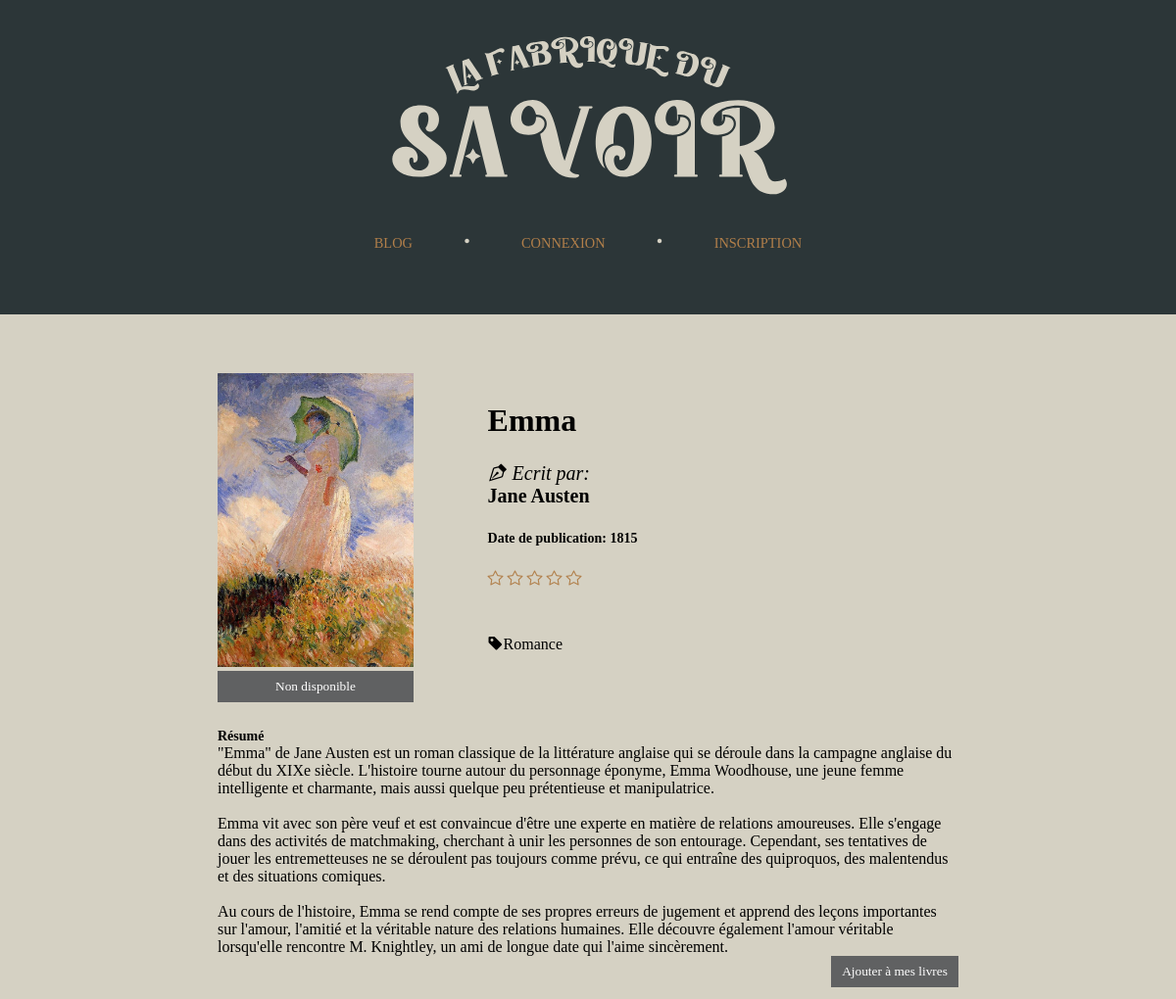
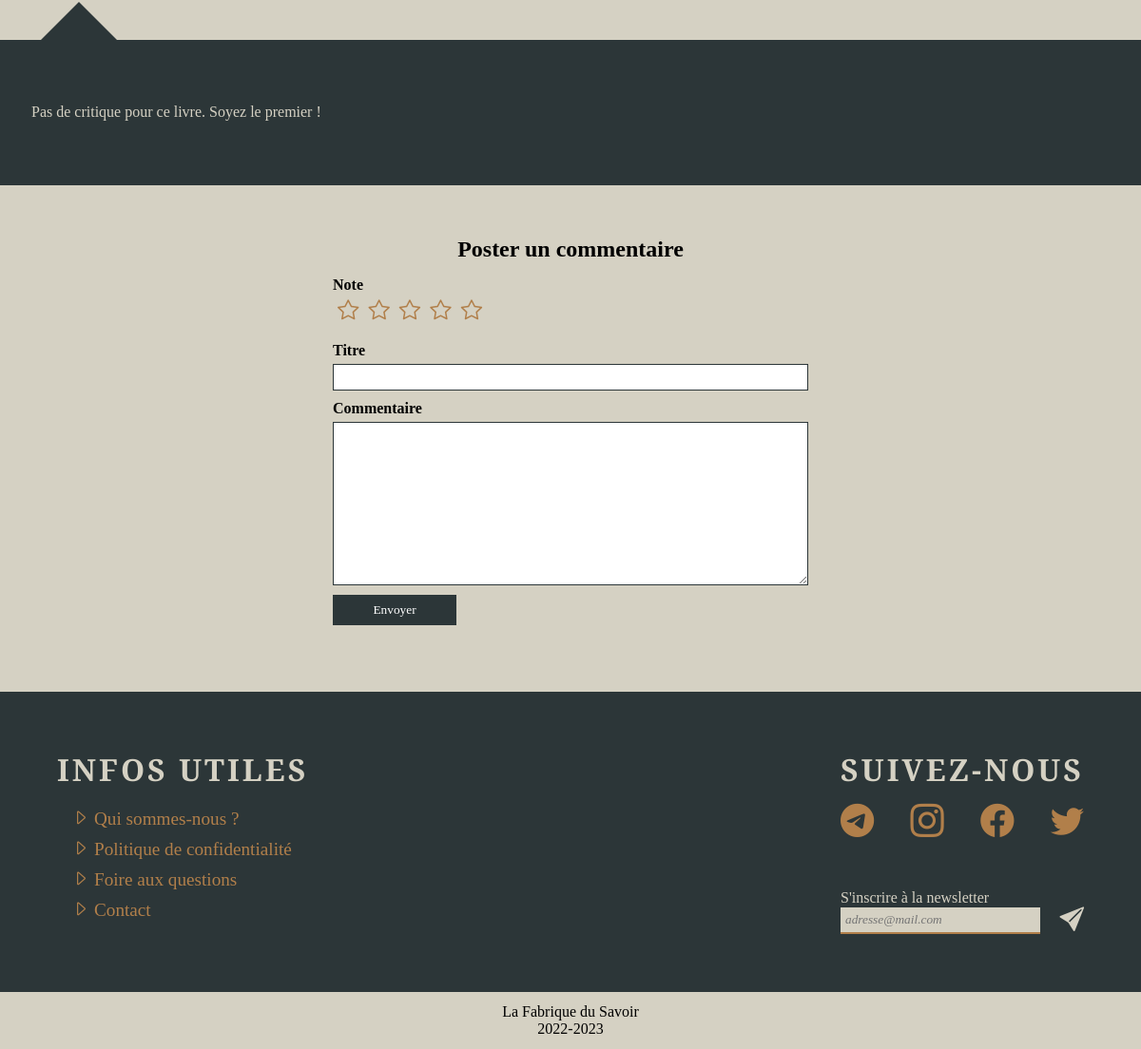
Screenshot of /controller/controller.pages.php?page=view.bookdetails&id=110 with the database file from the repository (2 pictures, top to bottom).
### tables this page shows
CREATE TABLE `possess_images` (
  `id_possess` int(11) NOT NULL,
  `id_user` int(11) DEFAULT NULL,
  `id_image` varchar(250) DEFAULT NULL,
  `id_book` int(11) DEFAULT NULL,
  `id_post` int(11) DEFAULT NULL
);

CREATE TABLE `books` (
  `id_book` int(11) NOT NULL,
  `title_book` varchar(50) NOT NULL,
  `publication_date_book` date NOT NULL,
  `pdf_book` varchar(100) DEFAULT NULL,
  `pages_book` int(11) DEFAULT NULL,
  `summary_book` text DEFAULT NULL
);

CREATE TABLE `authors` (
  `id_author` int(11) NOT NULL,
  `first_name_author` varchar(50) DEFAULT NULL,
  `last_name_author` varchar(50) NOT NULL,
  `date_birth_author` date NOT NULL,
  `date_death_author` date DEFAULT NULL,
  `biography_author` text DEFAULT NULL
);

CREATE TABLE `genres` (
  `id_genre` int(11) NOT NULL,
  `name_genre` varchar(50) NOT NULL
);

### controller/controller.bookdetails.php (called while the page is built, shortened)
<?php
$id = $_GET['id'];
$book = select_book_id($bdd, $id);
$author = select_author_id($bdd, $id);
$genre = select_genre_id($bdd, $id);
$pdfFile = $book['pdf_book'];
if(file_exists("../assets/pdf/$pdfFile.pdf")){
    $pdfExist = true;
}else{
    $pdfExist = false;
}
$exist_reviews = select_exist_review($bdd, $id);
$moy_review = select_moy_review_book($bdd, $id);
$moy_review = round($moy_review['moy'], 0);

### model/model.select.php (called while the page is built, shortened)
<?php
function select_book_id($bdd, $input){
    $stmt = $bdd->prepare(" SELECT id_book, title_book, YEAR(publication_date_book) as date, summary_book, pdf_book
                            FROM books
                            WHERE id_book = :id
                            ");
    $stmt->execute(array(
        "id"=> $input
    ));
    return $stmt->fetch();
}
function select_author_id($bdd, $input){
    $stmt = $bdd->prepare(" SELECT authors.first_name_author as firstname, authors.last_name_author as lastname
                            FROM books
                            JOIN book_author
                            ON books.id_book = book_author.id_book
                            JOIN authors
                            ON book_author.id_author = authors.id_author
                            WHERE books.id_book = :id
                            ");
    $stmt->execute(array(
        "id"=> $input
    ));
    return $stmt->fetchAll();
}
function select_genre_id($bdd, $input){
    $stmt = $bdd->prepare(" SELECT genres.name_genre as genre
                            FROM books
                            JOIN book_genre
                            ON books.id_book = book_genre.id_book
                            JOIN genres
                            ON book_genre.id_genre = genres.id_genre
                            WHERE books.id_book = :id
                            ");
    $stmt->execute(array(
        "id"=> $input
    ));
    return $stmt->fetchAll();
}
function select_exist_review($bdd, $idBook){
    $stmt = $bdd->prepare("SELECT COUNT(*) FROM reviews WHERE id_book = :idBook");
    $stmt->execute(array(
        'idBook' => $idBook,
    ));
    $stmt = $stmt->fetchColumn();
    return $stmt>0;
}
function select_moy_review_book($bdd, $idBook){
    $stmt = $bdd->prepare(" SELECT SUM(rating_review) / COUNT(rating_review) as moy
                            FROM reviews
                            WHERE id_book = :idBook
                            AND visibility_review = 1");
    $stmt->execute(array(
        "idBook" => $idBook,
    ));
    return $stmt->fetch();
}
function select_exist_book_cover($bdd, $idBook){
    $stmt = $bdd->prepare("SELECT COUNT(*) FROM possess_images WHERE id_book = :idBook ");
    $stmt->execute(array(
        "idBook" => $idBook
    ));
    $stmt = $stmt->fetchColumn();
    return $stmt>0;
}
function select_cover_from_book($bdd, $idBook){
    $stmt = $bdd->prepare(" SELECT id_image
                            FROM possess_images
                            WHERE id_book = :idBook
                        ");
    $stmt->execute(array(
        "idBook" => $idBook
    ));
    return $stmt->fetch();
}
?>

### view/view.bookdetails.php (the view, shortened to what this page needs)
<div class="info-book">
    <div class="bloc1">
        <div>
            <div class="cover-book">
            <?php
                $existCover = select_exist_book_cover($bdd, $id);
                if($existCover){
                    $cover = select_cover_from_book($bdd, $id)[0];
                    echo "<img src='../assets/uploads/{$cover}'>";
                }else{
                    echo "<img src='https://fastly.picsum.photos/id/1082/200/300.jpg?hmac=AaFCHuEst4e0Oy553UCibOtysEKByBAl3XsTR8n4e1c'>";
                }
                ?>
            </div>
                <?php
                    if($pdfExist){
                        echo "
                            <a href='../controller/controller.readbook.php?id=$id'>
                                <button class='initialize style-btn'>Lire le livre</button>
                            </a>
                            ";
                    }else{
                        echo "<button class='initialize disabled-btn'>Non disponible</button>";
                    }
                ?>
        </div>
        <div>
            <h1><?=$book['title_book']?></h1>
            <h2><i class="bi bi-vector-pen"></i> <span class="writtenby">Ecrit par:</span>
                <br>
                <?php for($i=0;$i<sizeof($author);$i++){
                    echo $author[$i]['firstname']." ";
                    echo $author[$i]['lastname'];
                }
                ?>
            </h2>
            <h3><?="Date de publication: ".$book['date']?></h3>
            <div class="note">
                <?php for($i=1; $i<=5; $i++):?>
                    <i class="bi <?= ($moy_review>=$i) ? "bi-star-fill" : "bi-star"; ?>"></i>
                <?php endfor?>
            </div>
            <p class="genres">
                <p>
                    <?php foreach($genre as $genre){
                        echo "<i class='bi bi-tag-fill'></i>";
                        echo $genre['genre']." ";
                    }
                    ?>
                </p>
            </p>
        </div>
    </div>
    <div class="bloc2">
        <div class="resume">
            <h3>Résumé</h3>
            <p class="text">
                <?= nl2br($book["summary_book"])?>
        </div>
        <div>
            <?php
                if($pdfExist){
                    if(!isset($_SESSION['user'])){
                        echo "<button class='initialize style-btn' onclick='connection()'>Ajouter à mes livres</button>";
                    }else{
                        $value = $exist_borrowed_book ? "exist" : "null";
                        echo "<button class='initialize style-btn ".$value."' onclick='checkBookExistence(this)'>Ajouter à mes livres</button>";
                    }
                }else{
                    echo "<button class='initialize disabled-btn'>Ajouter à mes livres</button>";
                }
            ?>
        </div>
    </div>
</div>
<div class="comment-space">
    <div class="bulle-bloc"><div class="bulle"></div></div>
    <?php if($exist_reviews):?>
        <?php foreach($reviews as $review):?>
        <div class="comment">
            <div class="details-comment">
                <h3>@<?=$review["name"]?></h3>
                <p><?=$review["date"]?></p>
            </div>
            <div>
                <?php for($i=1; $i<=5; $i++):?>
                    <i class="bi <?= ($review["rating"]>=$i) ? "bi-star-fill" : "bi-star"; ?>"></i>
                <?php endfor?>
            </div>
            <div class="note"></div>
            <h2><?=$review["title"]?></h2>
            <div class="content"><?=$review["comment"]?></div>
        </div>
        <?php endforeach?>
    <?php else:?>
     <p class="empty-space">Pas de critique pour ce livre. Soyez le premier !</p>
    <?php endif?>
</div>
<div class="post-comment">
    <h2>Poster un commentaire</h2>
    <form>
        <div>
            <label>Note</label>
            <div class="note">
                <i class="bi bi-star rating" onclick="rating(this)" id="1"></i>
                <i class="bi bi-star rating" onclick="rating(this)" id="2"></i>
                <i class="bi bi-star rating" onclick="rating(this)" id="3"></i>
                <i class="bi bi-star rating" onclick="rating(this)" id="4"></i>
                <i class="bi bi-star rating" onclick="rating(this)" id="5"></i>
            </div>
        </div>
        <div>
            <label>Titre</label>
            <input type="text" id="titleinput">
        </div>
        <div>
            <label>Commentaire</label>
            <textarea cols="30" rows="10" id="messageinput"></textarea>
        </div>
        <div>
            <input id="submit-btn" value="Envoyer" class="initialize style-btn">
        </div>
    </form>
</div>

### view/css/all.css (style rules this page uses)
* { margin: 0; padding: 0; text-decoration: none; list-style-type: none; font-family: Cambria; }
body { overflow-x: hidden; background-color: #2c3638; }
.initialize { background: none; border: none; }
.style-btn { text-align: center; width: 130px; padding: 8px 0; background: #2c3638; color: white; }
.disabled-btn { width: 130px; padding: 8px 0; background: #606162; color: white; }

### view/css/books.css (style rules this page uses)
:root { --num-columns: 10; --column-gap: 10px; }
h3 { font-size: 14px; }

### view/css/bookdetails.css (style rules this page uses)
body { overflow-x: hidden; }
* { margin: 0; padding: 0; }
.info-book, .comment-space { margin-bottom: 5%; }
.info-book { width: 70%; }
.bloc1 { display: flex; align-items: stretch; margin-bottom: 3%; }
.bloc1 h2 { font-size: 20px; }
.bloc1 .writtenby { font-style: italic; font-weight: 400; }
.bloc1 img { max-width: 100%; height: auto; }
.bloc1 div:first-child { display: flex; flex-direction: column; justify-content: center; align-items: center; }
.bloc1 div:first-child button { margin: 2% 0; width: 100%; }
.bloc1 div:last-child { display: flex; flex-direction: column; justify-content: space-between; padding: 0 10%; margin: 4% 0; }
.bloc2 .resume { text-align: left; }
.bloc2 .resume h3 { -webkit-text-decoration: solid; text-decoration: solid; }
.bloc2 div { text-align: right; }
.comment-space { width: 105% !important; background-color: #2c3638; padding: 1% 5%; display: flex; flex-direction: column; justify-content: center; }
.comment-space .empty-space { margin: 5% 0; color: #d5d1c3; }
.comment-space .bulle-bloc { position: relative; }
.comment-space .bulle-bloc .bulle { position: absolute; top: -50px; width: 0; height: 0; border-left: 50px solid transparent; border-right: 50px solid transparent; border-bottom: 50px solid #2c3638; }
.post-comment { width: 70%; display: flex; flex-direction: column; align-items: center; }
.post-comment h2 { margin-bottom: 2%; }
.post-comment form div { width: 500px; display: flex; flex-direction: column; margin-bottom: 2%; }
.post-comment form div .note { display: flex; flex-direction: row; justify-items: center; }
.post-comment form div .note i { font-size: 1.4em; margin: 0 1%; }
.post-comment form div label { font-weight: 600; margin-bottom: 5px; }
.post-comment form div input[type=text], .post-comment form div textarea { background-color: white; border: 1px solid #2c3638; padding: 5px 10px; }
.cover-book { width: 200px; height: 300px; overflow: hidden; }
.note i { color: #b17f4a; }

### rows the page displays
possess_images: id_image (picture)
books: title_book "Emma", summary_book "\"Emma\" de Jane Austen est un roman classique de la littérature anglaise qui se déroule dans la campagne anglaise du début du XIXe siècle. L'histoire tourne autour du personnage éponyme, Emma Woodhouse, une jeune femme intelligente et charmante, mais aussi quelque peu prétentieuse et manipulatrice. Emma vit avec son père veuf et est convaincue d'être une experte en matière de relations amoureuses. Elle s'engage dans des activités de matchmaking, cherchant à unir les personnes de son entourage. Cependant, ses tentatives de jouer les entremetteuses ne se déroulent pas toujours comme prévu, ce qui entraîne des quiproquos, des malentendus et des situations comiques. Au cours de l'histoire, Emma…"
authors: first_name_author "Jane", last_name_author "Austen"
genres: name_genre "Romance"

### other values shown
$book['date'] "1815"
